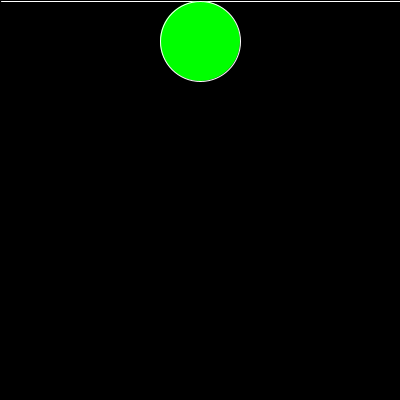
Frame 1 (no input)
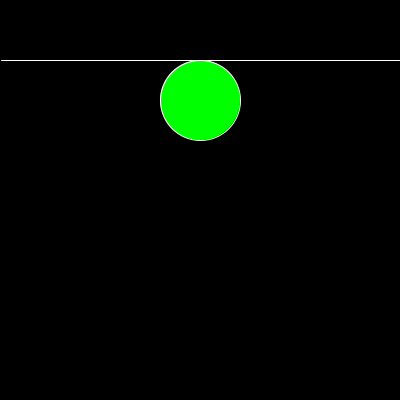
Frame 60 (the mouse pressed at the canvas centre just before this capture)
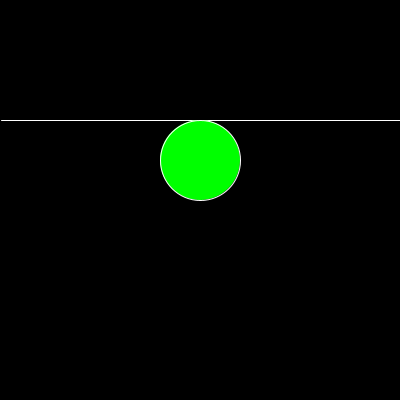
Frame 120 (the mouse held since frame 60 and released just before this capture)

The Processing sketch that drew these frames (run headless with seeded random() and noise(); from frame 60 on, the mouse is pressed at the canvas centre):

// Processing sketch: Ejercicio19
// ── Ejercicio19.pde
int x=1, y, a=40;

void setup(){
  size(400,400);
}

void draw(){
  
  background(0);
  stroke (255);
  fill(0,255,0);
  
  for (int c=0;c<1;c++){
    y=y+x;
  }
    if (y>=height||y<=0){
    x=x*-1;
    }
    if(y>=height){
      a=-40;
    }
    if(y<=0){
      a=40;
    }
    line(x,y,width,y);
    ellipse(width/2,y+a,80,80);
  }
